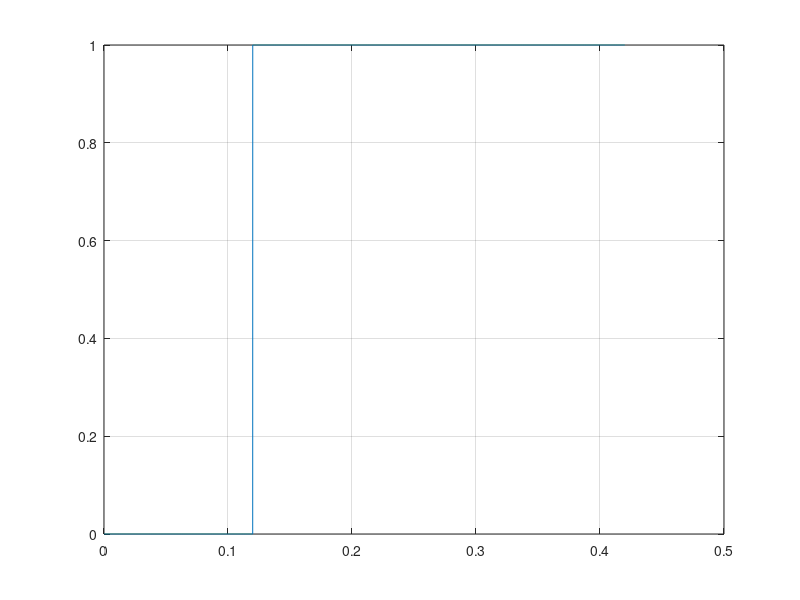

Here is the MATLAB script that generated this plot: (Note: this script raises an error after producing the figure.)
clear, clc

Ts = 40e-6;
dry_run = false;
saveon = true;

step_amp = 1;
step_start_idx = 3000;
step_end_idx = 10500;
u = zeros(step_end_idx, 1);
u(step_start_idx) = step_amp;
u_vec = cumsum(u);

t_vec = (0:length(u_vec)-1)'*Ts;
figure(1); clf
plot(t_vec, u_vec);
grid on


dry_run = false;
reset_piezo('t1', 15, 't_final', 25, 'umax', 9, 'k1', 0.55,...
  'verbose', true, 'dry_run', dry_run)

if ~dry_run
  clear vi;
  vipath_reset = 'C:\Users\arnold\Documents\MATLAB\afm_mpc_journal\labview\reset_piezo.vi';
      [e, vi] = setupVI(vipath_reset, 'Abort', 0,...
    'umax', 9, 'TsTicks', 1600, 'u_in', u_vec);
  vi.Run;
  stage_dat = vi.GetControlValue('stage_data_out');

  u_exp = stage_dat(:,1);
  y_exp = stage_dat(:,2); % - dat(1,2);
  t_exp = (0:length(u_exp)-1)'*Ts;

  figure(201); clf
  hold on, grid on
  plot(t_exp, u_exp)
  plot(t_exp, y_exp - y_exp(1))
  
  if saveon
    driftData.t_exp = t_exp;
    driftData.u_exp = u_exp;
    driftData.y_exp = y_exp;
    % save(fullfile(PATHS.sysid, 'hysteresis','driftID_data_06-05-2018_01_amp_1p0.mat'), 'driftData')
    save(fullfile(PATHS.sysid, 'hysteresis','driftID_data_09-10-2018_01_amp_1p0.mat'), 'driftData')
  end
end


ms = 1e3;
